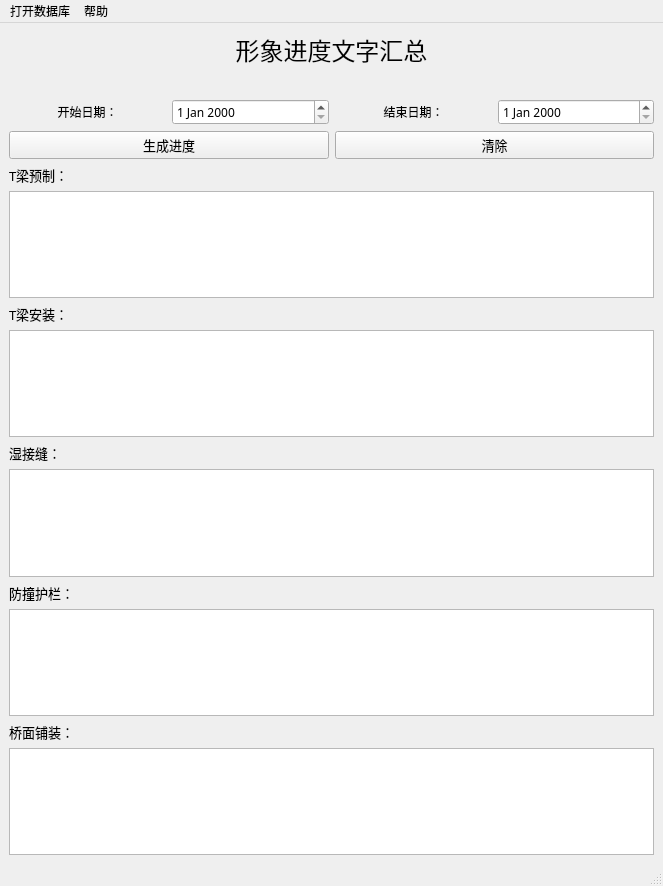
<?xml version="1.0" encoding="UTF-8"?>
<ui version="4.0">
 <class>MainWindow</class>
 <widget class="QMainWindow" name="MainWindow">
  <property name="geometry">
   <rect>
    <x>0</x>
    <y>0</y>
    <width>663</width>
    <height>886</height>
   </rect>
  </property>
  <property name="windowTitle">
   <string>形象进度</string>
  </property>
  <property name="unifiedTitleAndToolBarOnMac">
   <bool>false</bool>
  </property>
  <widget class="QWidget" name="centralwidget">
   <layout class="QVBoxLayout" name="verticalLayout_4">
    <item>
     <layout class="QVBoxLayout" name="verticalLayout_3">
      <item>
       <widget class="QLabel" name="label_3">
        <property name="font">
         <font>
          <family>微软雅黑</family>
          <pointsize>18</pointsize>
          <weight>50</weight>
          <bold>false</bold>
         </font>
        </property>
        <property name="text">
         <string>形象进度文字汇总</string>
        </property>
        <property name="alignment">
         <set>Qt::AlignCenter</set>
        </property>
       </widget>
      </item>
      <item>
       <layout class="QHBoxLayout" name="horizontalLayout_3">
        <property name="topMargin">
         <number>25</number>
        </property>
        <property name="bottomMargin">
         <number>0</number>
        </property>
        <item>
         <layout class="QVBoxLayout" name="verticalLayout">
          <item>
           <layout class="QHBoxLayout" name="horizontalLayout">
            <item>
             <widget class="QLabel" name="label">
              <property name="font">
               <font>
                <family>微软雅黑</family>
               </font>
              </property>
              <property name="text">
               <string>开始日期：</string>
              </property>
              <property name="alignment">
               <set>Qt::AlignCenter</set>
              </property>
             </widget>
            </item>
            <item>
             <widget class="QDateEdit" name="start_date">
              <property name="font">
               <font>
                <family>微软雅黑</family>
               </font>
              </property>
             </widget>
            </item>
           </layout>
          </item>
         </layout>
        </item>
        <item>
         <layout class="QVBoxLayout" name="verticalLayout_2">
          <item>
           <layout class="QHBoxLayout" name="horizontalLayout_2">
            <item>
             <widget class="QLabel" name="label_2">
              <property name="font">
               <font>
                <family>微软雅黑</family>
               </font>
              </property>
              <property name="text">
               <string>结束日期：</string>
              </property>
              <property name="alignment">
               <set>Qt::AlignCenter</set>
              </property>
             </widget>
            </item>
            <item>
             <widget class="QDateEdit" name="end_date">
              <property name="font">
               <font>
                <family>微软雅黑</family>
               </font>
              </property>
             </widget>
            </item>
           </layout>
          </item>
         </layout>
        </item>
       </layout>
      </item>
      <item>
       <layout class="QHBoxLayout" name="horizontalLayout_4">
        <item>
         <widget class="QPushButton" name="pushButton">
          <property name="font">
           <font>
            <family>微软雅黑</family>
            <pointsize>10</pointsize>
           </font>
          </property>
          <property name="text">
           <string>生成进度</string>
          </property>
         </widget>
        </item>
        <item>
         <widget class="QPushButton" name="pushButton_2">
          <property name="font">
           <font>
            <family>微软雅黑</family>
            <pointsize>10</pointsize>
           </font>
          </property>
          <property name="text">
           <string>清除</string>
          </property>
         </widget>
        </item>
       </layout>
      </item>
      <item>
       <widget class="QLabel" name="label_4">
        <property name="font">
         <font>
          <family>黑体</family>
          <pointsize>10</pointsize>
         </font>
        </property>
        <property name="text">
         <string>T梁预制：</string>
        </property>
       </widget>
      </item>
      <item>
       <widget class="QTextEdit" name="beam_casted">
        <property name="palette">
         <palette>
          <active>
           <colorrole role="Text">
            <brush brushstyle="SolidPattern">
             <color alpha="255">
              <red>0</red>
              <green>0</green>
              <blue>255</blue>
             </color>
            </brush>
           </colorrole>
           <colorrole role="PlaceholderText">
            <brush brushstyle="SolidPattern">
             <color alpha="128">
              <red>0</red>
              <green>0</green>
              <blue>255</blue>
             </color>
            </brush>
           </colorrole>
          </active>
          <inactive>
           <colorrole role="Text">
            <brush brushstyle="SolidPattern">
             <color alpha="255">
              <red>0</red>
              <green>0</green>
              <blue>255</blue>
             </color>
            </brush>
           </colorrole>
           <colorrole role="PlaceholderText">
            <brush brushstyle="SolidPattern">
             <color alpha="128">
              <red>0</red>
              <green>0</green>
              <blue>255</blue>
             </color>
            </brush>
           </colorrole>
          </inactive>
          <disabled>
           <colorrole role="Text">
            <brush brushstyle="SolidPattern">
             <color alpha="255">
              <red>120</red>
              <green>120</green>
              <blue>120</blue>
             </color>
            </brush>
           </colorrole>
           <colorrole role="PlaceholderText">
            <brush brushstyle="SolidPattern">
             <color alpha="128">
              <red>0</red>
              <green>0</green>
              <blue>0</blue>
             </color>
            </brush>
           </colorrole>
          </disabled>
         </palette>
        </property>
       </widget>
      </item>
      <item>
       <widget class="QLabel" name="label_5">
        <property name="font">
         <font>
          <family>黑体</family>
          <pointsize>10</pointsize>
         </font>
        </property>
        <property name="text">
         <string>T梁安装：</string>
        </property>
       </widget>
      </item>
      <item>
       <widget class="QTextEdit" name="beam_ins">
        <property name="palette">
         <palette>
          <active>
           <colorrole role="Text">
            <brush brushstyle="SolidPattern">
             <color alpha="255">
              <red>0</red>
              <green>0</green>
              <blue>255</blue>
             </color>
            </brush>
           </colorrole>
           <colorrole role="PlaceholderText">
            <brush brushstyle="SolidPattern">
             <color alpha="128">
              <red>0</red>
              <green>0</green>
              <blue>255</blue>
             </color>
            </brush>
           </colorrole>
          </active>
          <inactive>
           <colorrole role="Text">
            <brush brushstyle="SolidPattern">
             <color alpha="255">
              <red>0</red>
              <green>0</green>
              <blue>255</blue>
             </color>
            </brush>
           </colorrole>
           <colorrole role="PlaceholderText">
            <brush brushstyle="SolidPattern">
             <color alpha="128">
              <red>0</red>
              <green>0</green>
              <blue>255</blue>
             </color>
            </brush>
           </colorrole>
          </inactive>
          <disabled>
           <colorrole role="Text">
            <brush brushstyle="SolidPattern">
             <color alpha="255">
              <red>120</red>
              <green>120</green>
              <blue>120</blue>
             </color>
            </brush>
           </colorrole>
           <colorrole role="PlaceholderText">
            <brush brushstyle="SolidPattern">
             <color alpha="128">
              <red>0</red>
              <green>0</green>
              <blue>0</blue>
             </color>
            </brush>
           </colorrole>
          </disabled>
         </palette>
        </property>
       </widget>
      </item>
      <item>
       <widget class="QLabel" name="label_6">
        <property name="font">
         <font>
          <family>黑体</family>
          <pointsize>10</pointsize>
         </font>
        </property>
        <property name="text">
         <string>湿接缝：</string>
        </property>
       </widget>
      </item>
      <item>
       <widget class="QTextEdit" name="seam">
        <property name="palette">
         <palette>
          <active>
           <colorrole role="Text">
            <brush brushstyle="SolidPattern">
             <color alpha="255">
              <red>0</red>
              <green>0</green>
              <blue>255</blue>
             </color>
            </brush>
           </colorrole>
           <colorrole role="PlaceholderText">
            <brush brushstyle="SolidPattern">
             <color alpha="128">
              <red>0</red>
              <green>0</green>
              <blue>255</blue>
             </color>
            </brush>
           </colorrole>
          </active>
          <inactive>
           <colorrole role="Text">
            <brush brushstyle="SolidPattern">
             <color alpha="255">
              <red>0</red>
              <green>0</green>
              <blue>255</blue>
             </color>
            </brush>
           </colorrole>
           <colorrole role="PlaceholderText">
            <brush brushstyle="SolidPattern">
             <color alpha="128">
              <red>0</red>
              <green>0</green>
              <blue>255</blue>
             </color>
            </brush>
           </colorrole>
          </inactive>
          <disabled>
           <colorrole role="Text">
            <brush brushstyle="SolidPattern">
             <color alpha="255">
              <red>120</red>
              <green>120</green>
              <blue>120</blue>
             </color>
            </brush>
           </colorrole>
           <colorrole role="PlaceholderText">
            <brush brushstyle="SolidPattern">
             <color alpha="128">
              <red>0</red>
              <green>0</green>
              <blue>0</blue>
             </color>
            </brush>
           </colorrole>
          </disabled>
         </palette>
        </property>
       </widget>
      </item>
      <item>
       <widget class="QLabel" name="label_7">
        <property name="font">
         <font>
          <family>黑体</family>
          <pointsize>10</pointsize>
         </font>
        </property>
        <property name="text">
         <string>防撞护栏：</string>
        </property>
       </widget>
      </item>
      <item>
       <widget class="QTextEdit" name="guardrail">
        <property name="palette">
         <palette>
          <active>
           <colorrole role="Text">
            <brush brushstyle="SolidPattern">
             <color alpha="255">
              <red>0</red>
              <green>0</green>
              <blue>255</blue>
             </color>
            </brush>
           </colorrole>
           <colorrole role="PlaceholderText">
            <brush brushstyle="SolidPattern">
             <color alpha="128">
              <red>0</red>
              <green>0</green>
              <blue>255</blue>
             </color>
            </brush>
           </colorrole>
          </active>
          <inactive>
           <colorrole role="Text">
            <brush brushstyle="SolidPattern">
             <color alpha="255">
              <red>0</red>
              <green>0</green>
              <blue>255</blue>
             </color>
            </brush>
           </colorrole>
           <colorrole role="PlaceholderText">
            <brush brushstyle="SolidPattern">
             <color alpha="128">
              <red>0</red>
              <green>0</green>
              <blue>255</blue>
             </color>
            </brush>
           </colorrole>
          </inactive>
          <disabled>
           <colorrole role="Text">
            <brush brushstyle="SolidPattern">
             <color alpha="255">
              <red>120</red>
              <green>120</green>
              <blue>120</blue>
             </color>
            </brush>
           </colorrole>
           <colorrole role="PlaceholderText">
            <brush brushstyle="SolidPattern">
             <color alpha="128">
              <red>0</red>
              <green>0</green>
              <blue>0</blue>
             </color>
            </brush>
           </colorrole>
          </disabled>
         </palette>
        </property>
       </widget>
      </item>
      <item>
       <widget class="QLabel" name="label_8">
        <property name="font">
         <font>
          <family>黑体</family>
          <pointsize>10</pointsize>
         </font>
        </property>
        <property name="text">
         <string>桥面铺装：</string>
        </property>
       </widget>
      </item>
      <item>
       <widget class="QTextEdit" name="formation">
        <property name="palette">
         <palette>
          <active>
           <colorrole role="Text">
            <brush brushstyle="SolidPattern">
             <color alpha="255">
              <red>0</red>
              <green>0</green>
              <blue>255</blue>
             </color>
            </brush>
           </colorrole>
           <colorrole role="PlaceholderText">
            <brush brushstyle="SolidPattern">
             <color alpha="128">
              <red>0</red>
              <green>0</green>
              <blue>255</blue>
             </color>
            </brush>
           </colorrole>
          </active>
          <inactive>
           <colorrole role="Text">
            <brush brushstyle="SolidPattern">
             <color alpha="255">
              <red>0</red>
              <green>0</green>
              <blue>255</blue>
             </color>
            </brush>
           </colorrole>
           <colorrole role="PlaceholderText">
            <brush brushstyle="SolidPattern">
             <color alpha="128">
              <red>0</red>
              <green>0</green>
              <blue>255</blue>
             </color>
            </brush>
           </colorrole>
          </inactive>
          <disabled>
           <colorrole role="Text">
            <brush brushstyle="SolidPattern">
             <color alpha="255">
              <red>120</red>
              <green>120</green>
              <blue>120</blue>
             </color>
            </brush>
           </colorrole>
           <colorrole role="PlaceholderText">
            <brush brushstyle="SolidPattern">
             <color alpha="128">
              <red>0</red>
              <green>0</green>
              <blue>0</blue>
             </color>
            </brush>
           </colorrole>
          </disabled>
         </palette>
        </property>
       </widget>
      </item>
     </layout>
    </item>
   </layout>
  </widget>
  <widget class="QMenuBar" name="menubar">
   <property name="geometry">
    <rect>
     <x>0</x>
     <y>0</y>
     <width>663</width>
     <height>26</height>
    </rect>
   </property>
   <widget class="QMenu" name="menu">
    <property name="title">
     <string>帮助</string>
    </property>
    <addaction name="actionfeedback"/>
   </widget>
   <widget class="QMenu" name="menu_2">
    <property name="title">
     <string>打开数据库</string>
    </property>
    <addaction name="actionopen_database"/>
   </widget>
   <addaction name="menu_2"/>
   <addaction name="menu"/>
  </widget>
  <widget class="QStatusBar" name="statusBar"/>
  <action name="actionfeedback">
   <property name="text">
    <string>direction for use</string>
   </property>
  </action>
  <action name="actionopen_database">
   <property name="text">
    <string>open database</string>
   </property>
  </action>
 </widget>
 <tabstops>
  <tabstop>start_date</tabstop>
  <tabstop>end_date</tabstop>
  <tabstop>beam_casted</tabstop>
  <tabstop>beam_ins</tabstop>
  <tabstop>seam</tabstop>
  <tabstop>guardrail</tabstop>
  <tabstop>formation</tabstop>
 </tabstops>
 <resources/>
 <connections/>
</ui>
